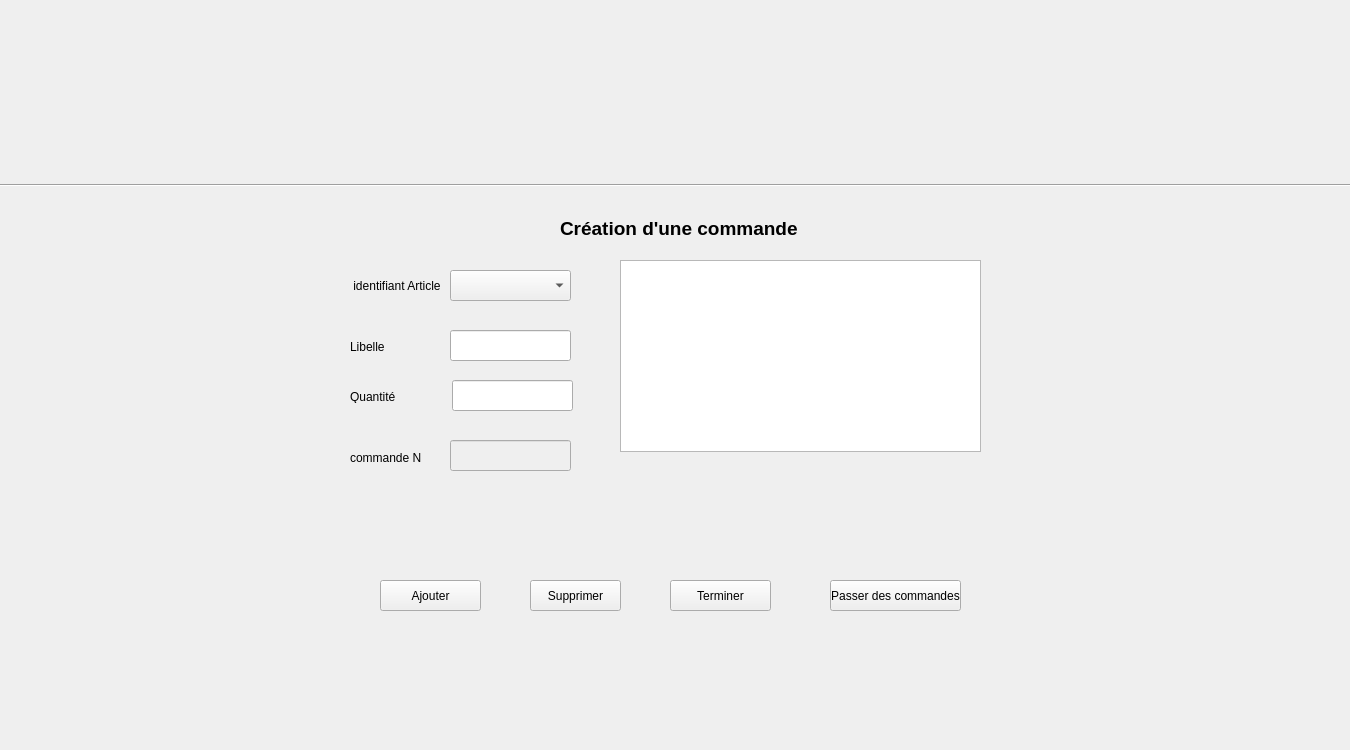
<?xml version="1.0" encoding="UTF-8"?>
<ui version="4.0">
 <class>creecommande</class>
 <widget class="QWidget" name="creecommande">
  <property name="geometry">
   <rect>
    <x>0</x>
    <y>0</y>
    <width>1350</width>
    <height>750</height>
   </rect>
  </property>
  <property name="windowTitle">
   <string>Form</string>
  </property>
  <property name="styleSheet">
   <string notr="true">background-image: url(:/sig/erp.jpg);</string>
  </property>
  <widget class="QLabel" name="label">
   <property name="geometry">
    <rect>
     <x>0</x>
     <y>0</y>
     <width>1350</width>
     <height>750</height>
    </rect>
   </property>
   <property name="text">
    <string/>
   </property>
   <property name="pixmap">
    <pixmap resource="iconnes.qrc">:/sig/images/erp.jpg</pixmap>
   </property>
  </widget>
  <widget class="QLabel" name="label_2">
   <property name="geometry">
    <rect>
     <x>350</x>
     <y>270</y>
     <width>91</width>
     <height>31</height>
    </rect>
   </property>
   <property name="text">
    <string> identifiant Article</string>
   </property>
  </widget>
  <widget class="QLineEdit" name="QuantiteLE">
   <property name="geometry">
    <rect>
     <x>452</x>
     <y>380</y>
     <width>121</width>
     <height>31</height>
    </rect>
   </property>
  </widget>
  <widget class="QLineEdit" name="libelleLE">
   <property name="geometry">
    <rect>
     <x>450</x>
     <y>330</y>
     <width>121</width>
     <height>31</height>
    </rect>
   </property>
   <property name="readOnly">
    <bool>true</bool>
   </property>
  </widget>
  <widget class="QLabel" name="label_8">
   <property name="geometry">
    <rect>
     <x>350</x>
     <y>340</y>
     <width>46</width>
     <height>13</height>
    </rect>
   </property>
   <property name="text">
    <string>Libelle</string>
   </property>
  </widget>
  <widget class="QPushButton" name="passercmdPB">
   <property name="geometry">
    <rect>
     <x>830</x>
     <y>580</y>
     <width>131</width>
     <height>31</height>
    </rect>
   </property>
   <property name="text">
    <string>Passer des commandes</string>
   </property>
  </widget>
  <widget class="QLabel" name="label_4">
   <property name="geometry">
    <rect>
     <x>350</x>
     <y>450</y>
     <width>71</width>
     <height>16</height>
    </rect>
   </property>
   <property name="text">
    <string>commande N°</string>
   </property>
  </widget>
  <widget class="QLabel" name="label_3">
   <property name="geometry">
    <rect>
     <x>350</x>
     <y>390</y>
     <width>46</width>
     <height>13</height>
    </rect>
   </property>
   <property name="text">
    <string>Quantité</string>
   </property>
  </widget>
  <widget class="QComboBox" name="articleCB">
   <property name="geometry">
    <rect>
     <x>450</x>
     <y>270</y>
     <width>121</width>
     <height>31</height>
    </rect>
   </property>
  </widget>
  <widget class="QPushButton" name="SupprimerPB">
   <property name="geometry">
    <rect>
     <x>530</x>
     <y>580</y>
     <width>91</width>
     <height>31</height>
    </rect>
   </property>
   <property name="text">
    <string>Supprimer</string>
   </property>
  </widget>
  <widget class="Line" name="line">
   <property name="geometry">
    <rect>
     <x>0</x>
     <y>160</y>
     <width>1351</width>
     <height>51</height>
    </rect>
   </property>
   <property name="orientation">
    <enum>Qt::Horizontal</enum>
   </property>
  </widget>
  <widget class="QPushButton" name="TerminerPB">
   <property name="geometry">
    <rect>
     <x>670</x>
     <y>580</y>
     <width>101</width>
     <height>31</height>
    </rect>
   </property>
   <property name="text">
    <string>Terminer</string>
   </property>
  </widget>
  <widget class="QPushButton" name="ajouter">
   <property name="geometry">
    <rect>
     <x>380</x>
     <y>580</y>
     <width>101</width>
     <height>31</height>
    </rect>
   </property>
   <property name="text">
    <string>Ajouter</string>
   </property>
  </widget>
  <widget class="QLabel" name="label_9">
   <property name="geometry">
    <rect>
     <x>560</x>
     <y>220</y>
     <width>261</width>
     <height>16</height>
    </rect>
   </property>
   <property name="font">
    <font>
     <pointsize>14</pointsize>
     <weight>75</weight>
     <bold>true</bold>
    </font>
   </property>
   <property name="text">
    <string>Création d'une commande </string>
   </property>
  </widget>
  <widget class="QLineEdit" name="cmdnumLE">
   <property name="enabled">
    <bool>false</bool>
   </property>
   <property name="geometry">
    <rect>
     <x>450</x>
     <y>440</y>
     <width>121</width>
     <height>31</height>
    </rect>
   </property>
   <property name="readOnly">
    <bool>false</bool>
   </property>
  </widget>
  <widget class="QTableView" name="tableView">
   <property name="geometry">
    <rect>
     <x>620</x>
     <y>260</y>
     <width>361</width>
     <height>192</height>
    </rect>
   </property>
  </widget>
 </widget>
 <resources>
  <include location="iconnes.qrc"/>
 </resources>
 <connections/>
</ui>
